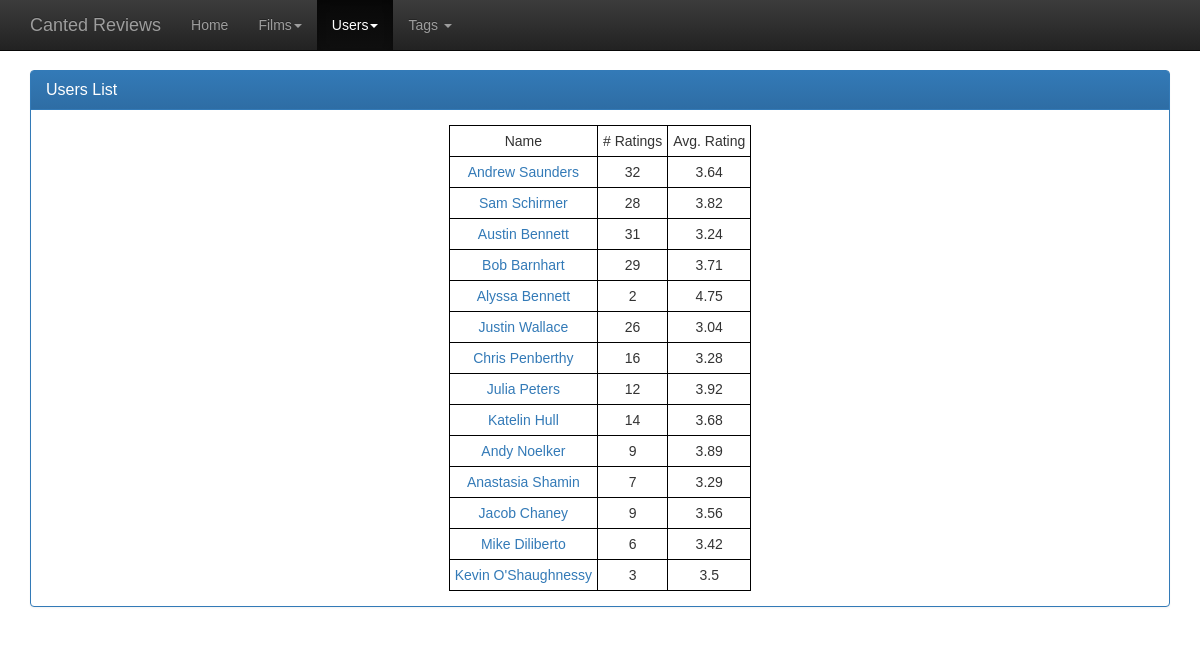
The page /users.php on the database its author committed.
### tables this page shows
CREATE TABLE tblUsers (
UserID INTEGER PRIMARY KEY AUTOINCREMENT NOT NULL,
FirstName TEXT,
LastName TEXT,
CreatedDT DATETIME NOT NULL DEFAULT CURRENT_TIMESTAMP,
RecordStatusID INTEGER NOT NULL DEFAULT 1);

### users.php (the view)
<?php
include 'php/config.php';
if (isset($_GET['id'])) {
$userid = $_GET['id'];
$select_user_sql = '	SELECT 	FirstName, LastName
			FROM 	tblUsers
			WHERE 	(UserID = :userid)';
$select_user = $db->prepare($select_user_sql);
$select_user->execute(array(':userid' => $userid)) or die(print_r($db->errorInfo(), true));
while ($rows = $select_user->fetch(PDO::FETCH_ASSOC)) {
	$firstname = $rows["FirstName"];
	$lastname = $rows["LastName"];
}
$select_ratings_sql = '	SELECT 	Rating
			FROM 	tblRatings
			WHERE 	(UserID = :userid) AND (RecordStatusID = 1)';
$select_ratings = $db->prepare($select_ratings_sql);
$select_ratings->execute(array(':userid' => $userid)) or die(print_r($db->errorInfo(), true));
$rating_counter = 0;
$rating_sum = 0;
while ($rows = $select_ratings->fetch(PDO::FETCH_ASSOC)) {
	$rating_sum += $rows["Rating"];
	$rating_counter ++;
}
echo '<div class="row">
	<div class="col-sm-6">
		<div class="panel panel-primary">
			<div class="panel-heading">
			<h1 class="panel-title">User Stats</h1>
			</div>
		<div class="panel-body">
			<table>
				<tr><td>Name</td><td># Ratings</td><td>Avg. Rating</td></tr>
				<tr>	<td>' . $firstname . ' ' . $lastname . '</td>
					<td>' . $rating_counter . '</td>
					<td>' . round(($rating_sum / $rating_counter), 2) . '</td>
				</tr>';
echo'			</table>';
echo '		</div>
		</div>
	</div>';
$select_reviews_sql = '	SELECT 	r.Rating, f.FilmID, f.Name, f.Year
			FROM 	tblRatings AS r LEFT JOIN
				tblFilms AS f ON f.FilmID = r.FilmID
			WHERE 	(r.UserID = :userid) AND ((f.RecordStatusID = 1) AND (r.RecordStatusID = 1))';
$select_reviews = $db->prepare($select_reviews_sql);
$select_reviews->execute(array(':userid' => $userid)) or die(print_r($db->errorInfo(), true));
echo'	<div class="col-sm-6">
		<div class="panel panel-primary">
			<div class="panel-heading">
			<h1 class="panel-title">Reviews</h1>
			</div>
		<div class="panel-body">
			<table class="user_leaderboard">
				<tr><td>Name</td><td># Ratings</td><td>Avg. Rating</td></tr>';
while ($rows = $select_reviews->fetch(PDO::FETCH_ASSOC)) {
	$filmid = $rows["FilmID"];
	$title = $rows["Name"];
	$filmyear = $rows["Year"];
	$rating = $rows["Rating"];
			echo '	<tr>
					<td><a href="films?id=' . $filmid . '">' . $title . '</a></td>
					<td>' . $filmyear . '</td>
					<td>' . $rating . '</td>
				</tr>';
}
		echo '	</table>';
	echo '	</div>
		</div>
	</div>
</div>';
}
else {
echo '<div class="row">
	<div class="col-xl-12">
	<div class="panel panel-primary div-center">
	<div class="panel-heading">
		<h1 class="panel-title">Users List</h1>
	</div>
	<div class="panel-body">
	<table>
	<tr><td>Name</td><td># Ratings</td><td>Avg. Rating</td></tr>';
$select_users_sql = '	SELECT DISTINCT	u.UserID, u.FirstName, u.LastName
			FROM 		tblUsers AS u LEFT JOIN
					tblRatings AS r ON r.UserID = u.UserID
			WHERE		(u.RecordStatusID = 1) AND (r.RecordStatusID = 1)
			';
$select_users = $db->prepare($select_users_sql);
$select_users->execute() or die(print_r($db->errorInfo(), true));
while ($rows = $select_users->fetch(PDO::FETCH_ASSOC)) {
	$fname = $rows["FirstName"];
	$lname = $rows["LastName"];
	$userid = $rows["UserID"];
	$select_avg_sql = '	SELECT 	Rating
				FROM 	tblRatings
				WHERE	(UserID = :userid) AND (RecordStatusID = 1)
				';
	$select_avg = $db->prepare($select_avg_sql);
	$select_avg->execute(array(':userid' => $userid)) or die(print_r($db->errorInfo(), true));
	$u_ratings = [];
	while ($avg = $select_avg->fetch(PDO::FETCH_ASSOC)) {
	array_push($u_ratings, $avg["Rating"]);
	}
	$u_avg = array_sum($u_ratings) / count($u_ratings);
	echo '	<tr>
			<td><a href="users?id=' . $userid . '">' . $fname . ' ' . $lname . '</a></td>
			<td>' . count($u_ratings) . '</td>
			<td>' . round($u_avg, 2) . '</td>
		</tr>';
}
echo '</table>
</div></div>';
}
require_once 'php/footer.php';
?>

### css/theme.css (style rules this page uses)
body { padding-top: 70px; padding-bottom: 30px; }

### css/style.css (style rules this page uses)
html { overflow-y: scroll; }
body { font-family: Arial, Helvetica, sans-serif; font-size: 14px; padding-left: 45px; padding-right: 45px; }
table { border-collapse: collapse; margin-left: auto; margin-right: auto; }
td { border: 1px solid #000; text-align: center; padding: 5px; }

### rows shown on the page
tblusers: FirstName "Andrew", LastName "Saunders", count($u_ratings) "32", u_avg "3.64"
tblusers: FirstName "Sam", LastName "Schirmer", count($u_ratings) "28", u_avg "3.82"
tblusers: FirstName "Austin", LastName "Bennett", count($u_ratings) "31", u_avg "3.24"
tblusers: FirstName "Bob", LastName "Barnhart", count($u_ratings) "29", u_avg "3.71"
tblusers: FirstName "Alyssa", LastName "Bennett", count($u_ratings) "2", u_avg "4.75"
tblusers: FirstName "Justin", LastName "Wallace", count($u_ratings) "26", u_avg "3.04"
tblusers: FirstName "Chris", LastName "Penberthy", count($u_ratings) "16", u_avg "3.28"
tblusers: FirstName "Julia", LastName "Peters", count($u_ratings) "12", u_avg "3.92"
tblusers: FirstName "Katelin", LastName "Hull", count($u_ratings) "14", u_avg "3.68"
tblusers: FirstName "Andy", LastName "Noelker", count($u_ratings) "9", u_avg "3.89"
tblusers: FirstName "Anastasia", LastName "Shamin", count($u_ratings) "7", u_avg "3.29"
tblusers: FirstName "Jacob", LastName "Chaney", count($u_ratings) "9", u_avg "3.56"
tblusers: FirstName "Mike", LastName "Diliberto", count($u_ratings) "6", u_avg "3.42"
tblusers: FirstName "Kevin", LastName "O'Shaughnessy", count($u_ratings) "3", u_avg "3.5"
